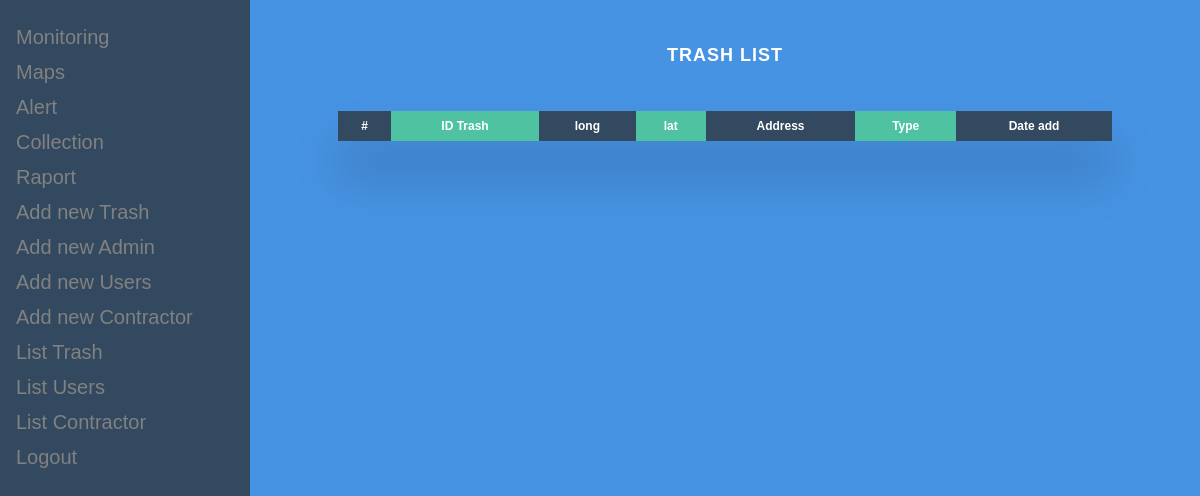
The page /listTrash.php on the database as committed earlier.
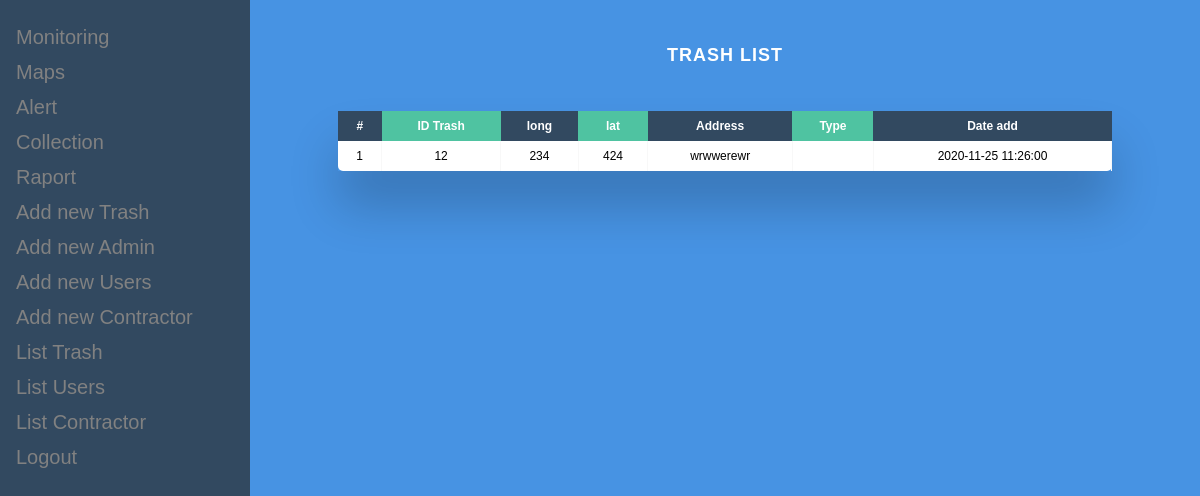
The same page on the database as committed later.
### tables this page shows
CREATE TABLE `trash` (
  `_idTrash` int(11) NOT NULL,
  `long` varchar(45) DEFAULT NULL,
  `lat` varchar(45) DEFAULT NULL,
  `address` varchar(45) DEFAULT NULL,
  `codeTrash` varchar(45) DEFAULT NULL,
  `dateTrash` datetime DEFAULT CURRENT_TIMESTAMP,
  `type` varchar(255) NOT NULL
);

### modals/Ftrash.php (called while the page is built, shortened)
<?php
class Ftrash
{
    static function getAllTrash()
    {
        $con=Database::getConnection();
        $req=$con->prepare('SELECT * FROM trash');
        $req->execute(array());
        return $req->fetchAll();
    }
}

### listTrash.php (the view, shortened to what this page needs)
<!doctype html>
<html lang="en">
<head>
    <link rel="stylesheet" href="style/menu.css">
</head>
<body>
<?php include_once 'commons/menu.php';?>
<?php include_once 'modals/Ftrash.php';
$trahs=Ftrash::getAllTrash();
?>
<div class="main">
    <h2>Trash List</h2>
    <div class="table-wrapper">
        <table class="fl-table">
            <thead>
            <tr>
                <th>#</th>
                <th>ID Trash</th>
                <th>long</th>
                <th>lat</th>
                <th>Address</th>
                <th>Type</th>
                <th>Date add</th>
            </tr>
            </thead>
            <tbody>
         <?php foreach($trahs as $k => $trah):?>
            <tr>
                <td><?=$k+1;?></td>
                <td><?=$trah['codeTrash'];?></td>
                <td><?=$trah['long'];?></td>
                <td><?=$trah['lat'];?></td>
                <td><?=$trah['address'];?></td>
                <td><?=$trah['type'];?></td>
                <td><?=$trah['dateTrash'];?></td>
            </tr>
        <?php endforeach;?>
        </table>
    </div>
</div>
</body>
</html>

Rows that differ between the two databases and show on the page:
added trash: codeTrash "12", long "234", lat "424", address "wrwwerewr", dateTrash "2020-11-25 11:26:00"
